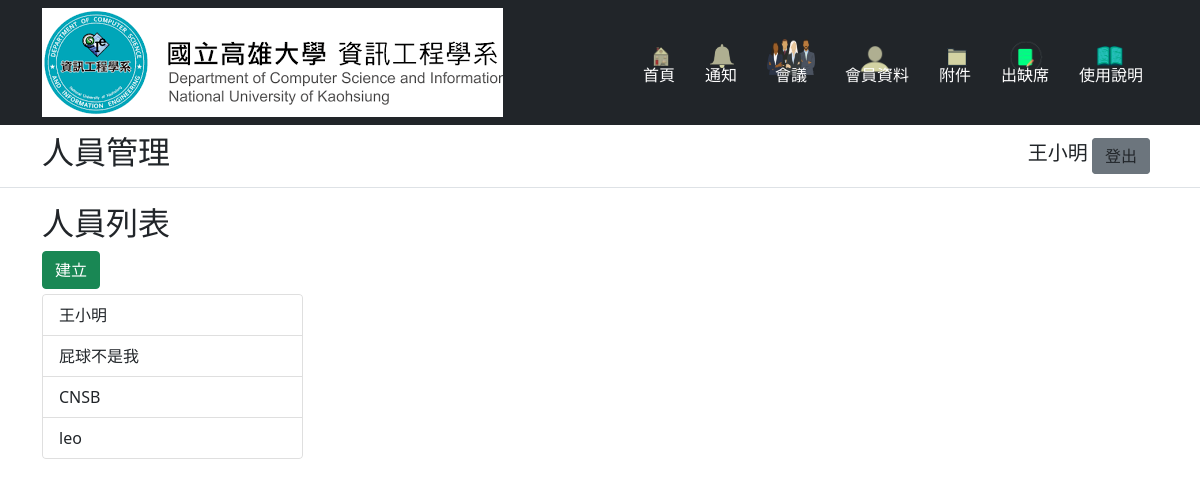
Before: /memberManage (signed in) with the older database file.
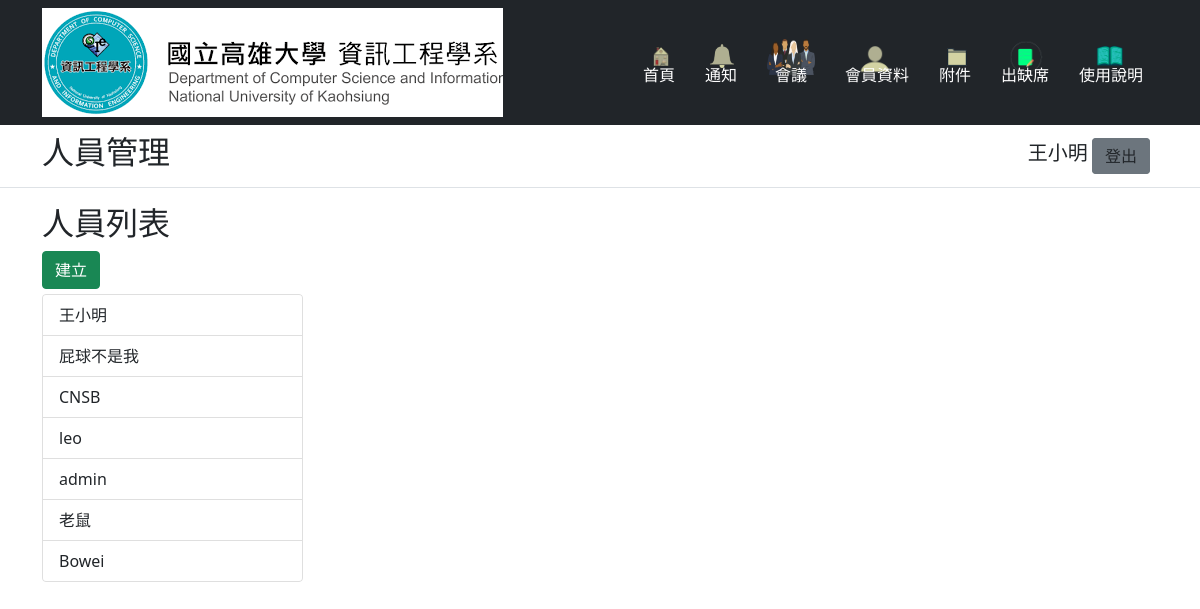
After: the same page with the newer database file.
### MeetingManager/models.py (models this page shows, shortened)
class Member(db.Model, UserMixin):
    id = db.Column(db.Integer, primary_key=True)
    name = db.Column(db.String(20), nullable=False)
    sex = db.Column(db.String(6), nullable=False)
    phone = db.Column(db.String(15), nullable=False)
    email = db.Column(db.String(60), nullable=False)
    identity = db.Column(db.String(10), nullable=False)
    password = db.Column(db.String(60), nullable=False)
    permission = db.Column(db.Boolean, nullable=False)
    assistant = db.relationship('Assistant', backref="personalData", uselist=False, cascade='all, delete-orphan')
    expert = db.relationship('Expert', backref="personalData", uselist=False, cascade='all, delete-orphan')
    student = db.relationship('Student', backref="personalData", uselist=False, cascade='all, delete-orphan')
    externalTeacher = db.relationship('ExternalTeacher', backref="personalData", uselist=False,
                                      cascade='all, delete-orphan')
    intramuralTeacher = db.relationship('IntramuralTeacher', backref="personalData", uselist=False,
                                        cascade='all, delete-orphan')
    attend = association_proxy('attendanceAssociation', 'meeting', creator=lambda meeting: Attend(meeting=meeting))
    @login_manager.user_loader
    def load_user(user_id):
        return Member.query.get(user_id)

### MeetingManager/routes.py (the view)
@app.route("/memberManage")
@login_required
def memberManage():
    if not current_user.permission:
        return redirect(url_for('member'))
    memberList = Member.query.with_entities(Member.id, Member.name).all()
    return render_template("member_manage.html", memberList=memberList)

### MeetingManager/templates/member_manage.html (shortened to what this page needs)
{% extends "template.html" %}
{% block title %}
<h2>人員管理</h2>
{% endblock title %}
{% block content %}
<div class="container">
    <div class="row">
        <div class="col-3">
            <div>
                <h2>人員列表</h2>
                <button type="button" class="btn btn-success text-end ms-auto" id="createNewBtn" onclick="create()">建立</button>
            </div>
            <div class="list-group" style="max-height:300px; margin-top: 5px" id="memberList">
                {% for member in memberList %}
                    <button type="button" class="list-group-item list-group-item-action memberBtn" data-id="{{member[0]}}" >{{member[1]}}</button>
                {% endfor %}
            </div>
        </div>
    </div>
</div>
{% endblock content %}

### MeetingManager/templates/template.html (shortened to what this page needs)
<!DOCTYPE html>
<html lang="en">
<head>
    <link href="https://cdn.jsdelivr.net/npm/bootstrap@5.0.0/dist/css/bootstrap.min.css" rel="stylesheet"
>
    <link rel="stylesheet" href="{{url_for('static',filename='main.css')}}">
</head>
<body>
<header>
    <div class="px-3 py-2 bg-dark text-white">
        <div class="container">
            <div class="d-flex flex-wrap align-items-center justify-content-center justify-content-lg-start">
                <img class="img-fluid d-flex align-items-center my-2 my-lg-0 me-lg-auto" src="../static/pic/NUKCS.png">
                <ul class="nav col-12 col-lg-auto my-2 justify-content-center my-md-0 text-small menu">
                    <li>
                        <a href="{{url_for('home')}}" class="nav-link text-white">
                            <div style="height: 24px; width:24px;">
                                <div>
                                    <img src="../static/icons/home.png" class="bi d-block mx-auto mb-1" width="36"
                                         height="36">
                                </div>
                            </div>
                            首頁
                        </a>
                    </li>
                    <li>
                        <a href="#" class="nav-link text-white">
                            <div style="height: 24px; width:24px; padding: 5px 5px 10px;">
                                <div>
                                    <img src="../static/icons/bell.png" class="bi d-block mx-auto mb-1" width="24"
                                         height="24">
                                </div>
                            </div>
                            通知
                        </a>
                    </li>
                    <li>
                        {% if current_user.permission %}
                        <a href="{{url_for('meetingManage')}}" class="nav-link text-white">
                        {% else %}
                        <a href="{{url_for('meeting')}}" class="nav-link text-white">
                        {% endif %}
                            <div style="height: 24px; width:48px; padding: 0px 0px 10px;">
                                <div>
                                    <img src="../static/icons/meeting.png" class="bi d-block mx-auto mb-1" width="48"
                                         height="36">
                                </div>
                            </div>
                            會議
                        </a>
                    </li>
                    <li>
                        {% if current_user.permission %}
                        <a href="{{url_for('memberManage')}}" class="nav-link text-white">
                        {% else %}
                        <a href="{{url_for('member')}}" class="nav-link text-white">
                        {% endif %}
                            <div style="height: 24px; width:24px; padding: 0px 12px 10px;">
                                <div>
                                    <img src="../static/icons/profile.png" class="bi d-block mx-auto mb-1" width="36"
                                         height="36">
                                </div>
                            </div>
                            會員資料
                        </a>
                    </li>
                    <li>
                        <a href="{{url_for('fileManage')}}" class="nav-link text-white">
                            <div style="height: 24px; width:24px;">
                                <div>
                                    <img src="../static/icons/file.png" class="bi d-block mx-auto mb-1" width="36"
                                         height="36">
                                </div>
                            </div>
                            附件
                        </a>
                    </li>
                    <li>
                        <a href="{{url_for('absent')}}" class="nav-link text-white">
                            <div style="height: 24px; width:24px; padding: 0px 7px 10px;">
                                <div>
                                    <img src="../static/icons/join.png" class="bi d-block mx-auto mb-1" width="36"
                                         height="36">
                                </div>
                            </div>
                            出缺席
                        </a>
                    </li>
                    <li>
                        <a href="#" class="nav-link text-white">
                            <div style="height: 24px; width:24px; padding: 0px 12px 10px;">
                                <img src="../static/icons/manual.png" class="bi d-block mx-auto mb-1" width="36"
                                     height="36">
                            </div>
                            使用說明
                        </a>
                    </li>
                </ul>
            </div>
        </div>
    </div>
    <div class="px-3 py-2 border-bottom mb-3">
        <div class="container d-flex flex-wrap justify-start-center">
            <div>
                {% block title %}
                {% endblock %}
            </div>
            <div class="text-end ms-auto">
                {% if current_user.is_authenticated %}
                <label for="logout" style="display:inline;line-height: 40px;font-size: 20px">{{current_user.name}}</label>
                <a href="{{url_for('logout')}}" id="logout" class="btn btn-secondary text-dark me-2" style="display:inline;">登出</a>
                {% else %}
                <a href="{{url_for('login')}}" class="btn btn-light text-dark me-2">Login</a>
                {% endif %}
            </div>
        </div>
    </div>
</header>
<content>
    {% block content %}
    {% endblock %}
</content>
</body>
</html>

### MeetingManager/static/main.css (style rules this page uses)
body, h1, ul, li { margin: 0; }
* { box-sizing: border-box; }
ul { list-style: none; padding-left: 0; }
a { text-decoration: none; }
.menu { clear: both; }
.menu li { text-align: center; }
.menu li a { display: block; color: #5d5d5d; }
.menu { max-height: 0; overflow: hidden; transition: 0.2s; }
@media screen and (min-width: 768px) { .menu { float: right; clear: none; max-height: 50px; } }
@media screen and (min-width: 768px) { .menu li { display: inline-block; } }
@media screen and (min-width: 768px) { .menu li a { padding: 0 15px; } }
.list-group { overflow-y: auto; }

Changed rows visible on the page:
added Member: name "admin"
added Member: name "老鼠"
added Member: name "Bowei"
